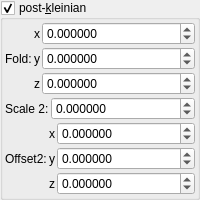
    <widget class="MyGroupBox" name="groupCheck_transf_function_enabled">
     <property name="title">
      <string>post-&amp;kleinian</string>
     </property>
     <property name="checkable">
      <bool>true</bool>
     </property>
     <layout class="QVBoxLayout" name="verticalLayout_16" stretch="0,0,0">
      <property name="spacing">
       <number>2</number>
      </property>
      <property name="leftMargin">
       <number>2</number>
      </property>
      <property name="topMargin">
       <number>2</number>
      </property>
      <property name="rightMargin">
       <number>2</number>
      </property>
      <property name="bottomMargin">
       <number>2</number>
      </property>
      <item>
       <layout class="QGridLayout" name="gridLayout_24" columnstretch="0,0,1">
        <property name="spacing">
         <number>2</number>
        </property>
        <item row="1" column="0">
         <widget class="QLabel" name="label_127">
          <property name="text">
           <string>Fold:</string>
          </property>
         </widget>
        </item>
        <item row="0" column="1">
         <widget class="QLabel" name="label_128">
          <property name="sizePolicy">
           <sizepolicy hsizetype="Preferred" vsizetype="Preferred">
            <horstretch>0</horstretch>
            <verstretch>0</verstretch>
           </sizepolicy>
          </property>
          <property name="text">
           <string notr="true">x</string>
          </property>
          <property name="alignment">
           <set>Qt::AlignRight|Qt::AlignTrailing|Qt::AlignVCenter</set>
          </property>
         </widget>
        </item>
        <item row="2" column="2">
         <widget class="MyDoubleSpinBox" name="spinbox3_transf_offset_110_z">
          <property name="sizePolicy">
           <sizepolicy hsizetype="Minimum" vsizetype="Maximum">
            <horstretch>0</horstretch>
            <verstretch>0</verstretch>
           </sizepolicy>
          </property>
          <property name="prefix">
           <string/>
          </property>
          <property name="suffix">
           <string/>
          </property>
          <property name="decimals">
           <number>6</number>
          </property>
          <property name="minimum">
           <double>-99.989999999999995</double>
          </property>
          <property name="maximum">
           <double>99.989999999999995</double>
          </property>
          <property name="singleStep">
           <double>0.100000000000000</double>
          </property>
         </widget>
        </item>
        <item row="1" column="1">
         <widget class="QLabel" name="label_129">
          <property name="sizePolicy">
           <sizepolicy hsizetype="Preferred" vsizetype="Preferred">
            <horstretch>0</horstretch>
            <verstretch>0</verstretch>
           </sizepolicy>
          </property>
          <property name="text">
           <string notr="true">y</string>
          </property>
          <property name="alignment">
           <set>Qt::AlignRight|Qt::AlignTrailing|Qt::AlignVCenter</set>
          </property>
         </widget>
        </item>
        <item row="0" column="2">
         <widget class="MyDoubleSpinBox" name="spinbox3_transf_offset_110_x">
          <property name="sizePolicy">
           <sizepolicy hsizetype="Minimum" vsizetype="Maximum">
            <horstretch>0</horstretch>
            <verstretch>0</verstretch>
           </sizepolicy>
          </property>
          <property name="prefix">
           <string/>
          </property>
          <property name="suffix">
           <string/>
          </property>
          <property name="decimals">
           <number>6</number>
          </property>
          <property name="minimum">
           <double>-99.989999999999995</double>
          </property>
          <property name="maximum">
           <double>99.989999999999995</double>
          </property>
          <property name="singleStep">
           <double>0.100000000000000</double>
          </property>
         </widget>
        </item>
        <item row="1" column="2">
         <widget class="MyDoubleSpinBox" name="spinbox3_transf_offset_110_y">
          <property name="sizePolicy">
           <sizepolicy hsizetype="Minimum" vsizetype="Maximum">
            <horstretch>0</horstretch>
            <verstretch>0</verstretch>
           </sizepolicy>
          </property>
          <property name="prefix">
           <string/>
          </property>
          <property name="suffix">
           <string/>
          </property>
          <property name="decimals">
           <number>6</number>
          </property>
          <property name="minimum">
           <double>-99.989999999999995</double>
          </property>
          <property name="maximum">
           <double>99.989999999999995</double>
          </property>
          <property name="singleStep">
           <double>0.100000000000000</double>
          </property>
         </widget>
        </item>
        <item row="2" column="1">
         <widget class="QLabel" name="label_130">
          <property name="sizePolicy">
           <sizepolicy hsizetype="Preferred" vsizetype="Preferred">
            <horstretch>0</horstretch>
            <verstretch>0</verstretch>
           </sizepolicy>
          </property>
          <property name="text">
           <string notr="true">z</string>
          </property>
          <property name="alignment">
           <set>Qt::AlignRight|Qt::AlignTrailing|Qt::AlignVCenter</set>
          </property>
         </widget>
        </item>
       </layout>
      </item>
      <item>
       <layout class="QGridLayout" name="gridLayout_35" columnstretch="0,1">
        <property name="spacing">
         <number>2</number>
        </property>
        <item row="1" column="0">
         <widget class="QLabel" name="label_146">
          <property name="text">
           <string>Scale 2:</string>
          </property>
         </widget>
        </item>
        <item row="1" column="1">
         <widget class="MyDoubleSpinBox" name="spinbox_transf_scale_2">
          <property name="sizePolicy">
           <sizepolicy hsizetype="Minimum" vsizetype="Maximum">
            <horstretch>0</horstretch>
            <verstretch>0</verstretch>
           </sizepolicy>
          </property>
          <property name="prefix">
           <string/>
          </property>
          <property name="suffix">
           <string/>
          </property>
          <property name="decimals">
           <number>6</number>
          </property>
          <property name="minimum">
           <double>-99.989999999999995</double>
          </property>
          <property name="maximum">
           <double>99.989999999999995</double>
          </property>
          <property name="singleStep">
           <double>0.100000000000000</double>
          </property>
         </widget>
        </item>
       </layout>
      </item>
      <item>
       <layout class="QGridLayout" name="gridLayout_23" columnstretch="0,0,1">
        <property name="spacing">
         <number>2</number>
        </property>
        <item row="1" column="0">
         <widget class="QLabel" name="label_120">
          <property name="text">
           <string>Offset2:</string>
          </property>
         </widget>
        </item>
        <item row="0" column="1">
         <widget class="QLabel" name="label_121">
          <property name="sizePolicy">
           <sizepolicy hsizetype="Preferred" vsizetype="Preferred">
            <horstretch>0</horstretch>
            <verstretch>0</verstretch>
           </sizepolicy>
          </property>
          <property name="text">
           <string notr="true">x</string>
          </property>
          <property name="alignment">
           <set>Qt::AlignRight|Qt::AlignTrailing|Qt::AlignVCenter</set>
          </property>
         </widget>
        </item>
        <item row="2" column="2">
         <widget class="MyDoubleSpinBox" name="spinbox3_transf_offsetA_000_z">
          <property name="sizePolicy">
           <sizepolicy hsizetype="Minimum" vsizetype="Maximum">
            <horstretch>0</horstretch>
            <verstretch>0</verstretch>
           </sizepolicy>
          </property>
          <property name="prefix">
           <string/>
          </property>
          <property name="suffix">
           <string/>
          </property>
          <property name="decimals">
           <number>6</number>
          </property>
          <property name="minimum">
           <double>-99.989999999999995</double>
          </property>
          <property name="maximum">
           <double>99.989999999999995</double>
          </property>
          <property name="singleStep">
           <double>0.100000000000000</double>
          </property>
         </widget>
        </item>
        <item row="1" column="1">
         <widget class="QLabel" name="label_123">
          <property name="sizePolicy">
           <sizepolicy hsizetype="Preferred" vsizetype="Preferred">
            <horstretch>0</horstretch>
            <verstretch>0</verstretch>
           </sizepolicy>
          </property>
          <property name="text">
           <string notr="true">y</string>
          </property>
          <property name="alignment">
           <set>Qt::AlignRight|Qt::AlignTrailing|Qt::AlignVCenter</set>
          </property>
         </widget>
        </item>
        <item row="0" column="2">
         <widget class="MyDoubleSpinBox" name="spinbox3_transf_offsetA_000_x">
          <property name="sizePolicy">
           <sizepolicy hsizetype="Minimum" vsizetype="Maximum">
            <horstretch>0</horstretch>
            <verstretch>0</verstretch>
           </sizepolicy>
          </property>
          <property name="prefix">
           <string/>
          </property>
          <property name="suffix">
           <string/>
          </property>
          <property name="decimals">
           <number>6</number>
          </property>
          <property name="minimum">
           <double>-99.989999999999995</double>
          </property>
          <property name="maximum">
           <double>99.989999999999995</double>
          </property>
          <property name="singleStep">
           <double>0.100000000000000</double>
          </property>
         </widget>
        </item>
        <item row="1" column="2">
         <widget class="MyDoubleSpinBox" name="spinbox3_transf_offsetA_000_y">
          <property name="sizePolicy">
           <sizepolicy hsizetype="Minimum" vsizetype="Maximum">
            <horstretch>0</horstretch>
            <verstretch>0</verstretch>
           </sizepolicy>
          </property>
          <property name="prefix">
           <string/>
          </property>
          <property name="suffix">
           <string/>
          </property>
          <property name="decimals">
           <number>6</number>
          </property>
          <property name="minimum">
           <double>-99.989999999999995</double>
          </property>
          <property name="maximum">
           <double>99.989999999999995</double>
          </property>
          <property name="singleStep">
           <double>0.100000000000000</double>
          </property>
         </widget>
        </item>
        <item row="2" column="1">
         <widget class="QLabel" name="label_124">
          <property name="sizePolicy">
           <sizepolicy hsizetype="Preferred" vsizetype="Preferred">
            <horstretch>0</horstretch>
            <verstretch>0</verstretch>
           </sizepolicy>
          </property>
          <property name="text">
           <string notr="true">z</string>
          </property>
          <property name="alignment">
           <set>Qt::AlignRight|Qt::AlignTrailing|Qt::AlignVCenter</set>
          </property>
         </widget>
        </item>
       </layout>
      </item>
     </layout>
    </widget>
